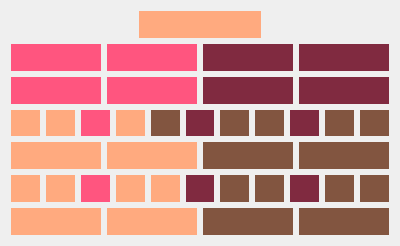
<?xml version="1.0" encoding="UTF-8"?>
<ui version="4.0">
 <class>blnuhr</class>
 <widget class="QWidget" name="blnuhr">
  <property name="geometry">
   <rect>
    <x>0</x>
    <y>0</y>
    <width>400</width>
    <height>246</height>
   </rect>
  </property>
  <property name="windowTitle">
   <string>blnuhr</string>
  </property>
  <layout class="QVBoxLayout" name="verticalLayout_2">
   <item>
    <layout class="QVBoxLayout" name="blinker_layout">
     <item>
      <layout class="QHBoxLayout" name="horizontalLayout">
       <item>
        <widget class="QLabel" name="label">
         <property name="text">
          <string/>
         </property>
        </widget>
       </item>
       <item>
        <widget class="QLabel" name="l_s">
         <property name="styleSheet">
          <string notr="true">background-color: rgb(255, 170, 127);
color: rgb(255, 170, 127);</string>
         </property>
         <property name="text">
          <string/>
         </property>
        </widget>
       </item>
       <item>
        <widget class="QLabel" name="label_2">
         <property name="text">
          <string/>
         </property>
        </widget>
       </item>
      </layout>
     </item>
    </layout>
   </item>
   <item>
    <layout class="QHBoxLayout" name="h5_layout">
     <item>
      <widget class="QLabel" name="l_h5_1">
       <property name="styleSheet">
        <string notr="true">background-color: rgb(255, 85, 127);</string>
       </property>
       <property name="text">
        <string/>
       </property>
      </widget>
     </item>
     <item>
      <widget class="QLabel" name="l_h5_2">
       <property name="styleSheet">
        <string notr="true">background-color: rgb(255, 85, 127);</string>
       </property>
       <property name="text">
        <string/>
       </property>
      </widget>
     </item>
     <item>
      <widget class="QLabel" name="l_h5_3">
       <property name="styleSheet">
        <string notr="true">background-color: rgb(128, 42, 64);</string>
       </property>
       <property name="text">
        <string/>
       </property>
      </widget>
     </item>
     <item>
      <widget class="QLabel" name="l_h5_4">
       <property name="styleSheet">
        <string notr="true">background-color: rgb(128, 42, 64);</string>
       </property>
       <property name="text">
        <string/>
       </property>
      </widget>
     </item>
    </layout>
   </item>
   <item>
    <layout class="QHBoxLayout" name="h1_layout">
     <item>
      <widget class="QLabel" name="l_h1_1">
       <property name="styleSheet">
        <string notr="true">background-color: rgb(255, 85, 127);</string>
       </property>
       <property name="text">
        <string/>
       </property>
      </widget>
     </item>
     <item>
      <widget class="QLabel" name="l_h1_2">
       <property name="styleSheet">
        <string notr="true">background-color: rgb(255, 85, 127);</string>
       </property>
       <property name="text">
        <string/>
       </property>
      </widget>
     </item>
     <item>
      <widget class="QLabel" name="l_h1_3">
       <property name="styleSheet">
        <string notr="true">background-color: rgb(128, 42, 64);</string>
       </property>
       <property name="text">
        <string/>
       </property>
      </widget>
     </item>
     <item>
      <widget class="QLabel" name="l_h1_4">
       <property name="styleSheet">
        <string notr="true">background-color: rgb(128, 42, 64);</string>
       </property>
       <property name="text">
        <string/>
       </property>
      </widget>
     </item>
    </layout>
   </item>
   <item>
    <layout class="QHBoxLayout" name="m5_layout">
     <item>
      <widget class="QLabel" name="l_m5_1">
       <property name="styleSheet">
        <string notr="true">background-color: rgb(255, 170, 127);</string>
       </property>
       <property name="text">
        <string/>
       </property>
      </widget>
     </item>
     <item>
      <widget class="QLabel" name="l_m5_2">
       <property name="styleSheet">
        <string notr="true">background-color: rgb(255, 170, 127);</string>
       </property>
       <property name="text">
        <string/>
       </property>
      </widget>
     </item>
     <item>
      <widget class="QLabel" name="l_m5_3">
       <property name="styleSheet">
        <string notr="true">background-color: rgb(255, 85, 127);</string>
       </property>
       <property name="text">
        <string/>
       </property>
      </widget>
     </item>
     <item>
      <widget class="QLabel" name="l_m5_4">
       <property name="styleSheet">
        <string notr="true">background-color: rgb(255, 170, 127);</string>
       </property>
       <property name="text">
        <string/>
       </property>
      </widget>
     </item>
     <item>
      <widget class="QLabel" name="l_m5_5">
       <property name="styleSheet">
        <string notr="true">background-color: rgb(130, 85, 64);</string>
       </property>
       <property name="text">
        <string/>
       </property>
      </widget>
     </item>
     <item>
      <widget class="QLabel" name="l_m5_6">
       <property name="styleSheet">
        <string notr="true">background-color: rgb(128, 42, 64);</string>
       </property>
       <property name="text">
        <string/>
       </property>
      </widget>
     </item>
     <item>
      <widget class="QLabel" name="l_m5_7">
       <property name="styleSheet">
        <string notr="true">background-color: rgb(130, 85, 64);</string>
       </property>
       <property name="text">
        <string/>
       </property>
      </widget>
     </item>
     <item>
      <widget class="QLabel" name="l_m5_8">
       <property name="styleSheet">
        <string notr="true">background-color: rgb(130, 85, 64);</string>
       </property>
       <property name="text">
        <string/>
       </property>
      </widget>
     </item>
     <item>
      <widget class="QLabel" name="l_m5_9">
       <property name="styleSheet">
        <string notr="true">background-color: rgb(128, 42, 64);</string>
       </property>
       <property name="text">
        <string/>
       </property>
      </widget>
     </item>
     <item>
      <widget class="QLabel" name="l_m5_10">
       <property name="styleSheet">
        <string notr="true">background-color: rgb(130, 85, 64);</string>
       </property>
       <property name="text">
        <string/>
       </property>
      </widget>
     </item>
     <item>
      <widget class="QLabel" name="l_m5_11">
       <property name="styleSheet">
        <string notr="true">background-color: rgb(130, 85, 64);</string>
       </property>
       <property name="text">
        <string/>
       </property>
      </widget>
     </item>
    </layout>
   </item>
   <item>
    <layout class="QHBoxLayout" name="m1_layout">
     <item>
      <widget class="QLabel" name="l_m1_1">
       <property name="styleSheet">
        <string notr="true">background-color: rgb(255, 170, 127);</string>
       </property>
       <property name="text">
        <string/>
       </property>
      </widget>
     </item>
     <item>
      <widget class="QLabel" name="l_m1_2">
       <property name="styleSheet">
        <string notr="true">background-color: rgb(255, 170, 127);</string>
       </property>
       <property name="text">
        <string/>
       </property>
      </widget>
     </item>
     <item>
      <widget class="QLabel" name="l_m1_3">
       <property name="styleSheet">
        <string notr="true">background-color: rgb(130, 85, 64);</string>
       </property>
       <property name="text">
        <string/>
       </property>
      </widget>
     </item>
     <item>
      <widget class="QLabel" name="l_m1_4">
       <property name="styleSheet">
        <string notr="true">background-color: rgb(130, 85, 64);</string>
       </property>
       <property name="text">
        <string/>
       </property>
      </widget>
     </item>
    </layout>
   </item>
   <item>
    <layout class="QHBoxLayout" name="s5_layout">
     <item>
      <widget class="QLabel" name="l_s5_1">
       <property name="styleSheet">
        <string notr="true">background-color: rgb(255, 170, 127);</string>
       </property>
       <property name="text">
        <string/>
       </property>
      </widget>
     </item>
     <item>
      <widget class="QLabel" name="l_s5_2">
       <property name="styleSheet">
        <string notr="true">background-color: rgb(255, 170, 127);</string>
       </property>
       <property name="text">
        <string/>
       </property>
      </widget>
     </item>
     <item>
      <widget class="QLabel" name="l_s5_3">
       <property name="styleSheet">
        <string notr="true">background-color: rgb(255, 85, 127);</string>
       </property>
       <property name="text">
        <string/>
       </property>
      </widget>
     </item>
     <item>
      <widget class="QLabel" name="l_s5_4">
       <property name="styleSheet">
        <string notr="true">background-color: rgb(255, 170, 127);</string>
       </property>
       <property name="text">
        <string/>
       </property>
      </widget>
     </item>
     <item>
      <widget class="QLabel" name="l_s5_5">
       <property name="styleSheet">
        <string notr="true">background-color: rgb(255, 170, 127);</string>
       </property>
       <property name="text">
        <string/>
       </property>
      </widget>
     </item>
     <item>
      <widget class="QLabel" name="l_s5_6">
       <property name="styleSheet">
        <string notr="true">background-color: rgb(128, 42, 64);</string>
       </property>
       <property name="text">
        <string/>
       </property>
      </widget>
     </item>
     <item>
      <widget class="QLabel" name="l_s5_7">
       <property name="styleSheet">
        <string notr="true">background-color: rgb(130, 85, 64);</string>
       </property>
       <property name="text">
        <string/>
       </property>
      </widget>
     </item>
     <item>
      <widget class="QLabel" name="l_s5_8">
       <property name="styleSheet">
        <string notr="true">background-color: rgb(130, 85, 64);</string>
       </property>
       <property name="text">
        <string/>
       </property>
      </widget>
     </item>
     <item>
      <widget class="QLabel" name="l_s5_9">
       <property name="styleSheet">
        <string notr="true">background-color: rgb(128, 42, 64);</string>
       </property>
       <property name="text">
        <string/>
       </property>
      </widget>
     </item>
     <item>
      <widget class="QLabel" name="l_s5_10">
       <property name="styleSheet">
        <string notr="true">background-color: rgb(130, 85, 64);</string>
       </property>
       <property name="text">
        <string/>
       </property>
      </widget>
     </item>
     <item>
      <widget class="QLabel" name="l_s5_11">
       <property name="styleSheet">
        <string notr="true">background-color: rgb(130, 85, 64);</string>
       </property>
       <property name="text">
        <string/>
       </property>
      </widget>
     </item>
    </layout>
   </item>
   <item>
    <layout class="QHBoxLayout" name="s1_layout">
     <item>
      <widget class="QLabel" name="l_s1_1">
       <property name="styleSheet">
        <string notr="true">background-color: rgb(255, 170, 127);</string>
       </property>
       <property name="text">
        <string/>
       </property>
      </widget>
     </item>
     <item>
      <widget class="QLabel" name="l_s1_2">
       <property name="styleSheet">
        <string notr="true">background-color: rgb(255, 170, 127);</string>
       </property>
       <property name="text">
        <string/>
       </property>
      </widget>
     </item>
     <item>
      <widget class="QLabel" name="l_s1_3">
       <property name="styleSheet">
        <string notr="true">background-color: rgb(130, 85, 64);</string>
       </property>
       <property name="text">
        <string/>
       </property>
      </widget>
     </item>
     <item>
      <widget class="QLabel" name="l_s1_4">
       <property name="styleSheet">
        <string notr="true">background-color: rgb(130, 85, 64);</string>
       </property>
       <property name="text">
        <string/>
       </property>
      </widget>
     </item>
    </layout>
   </item>
  </layout>
 </widget>
 <resources/>
 <connections/>
</ui>
